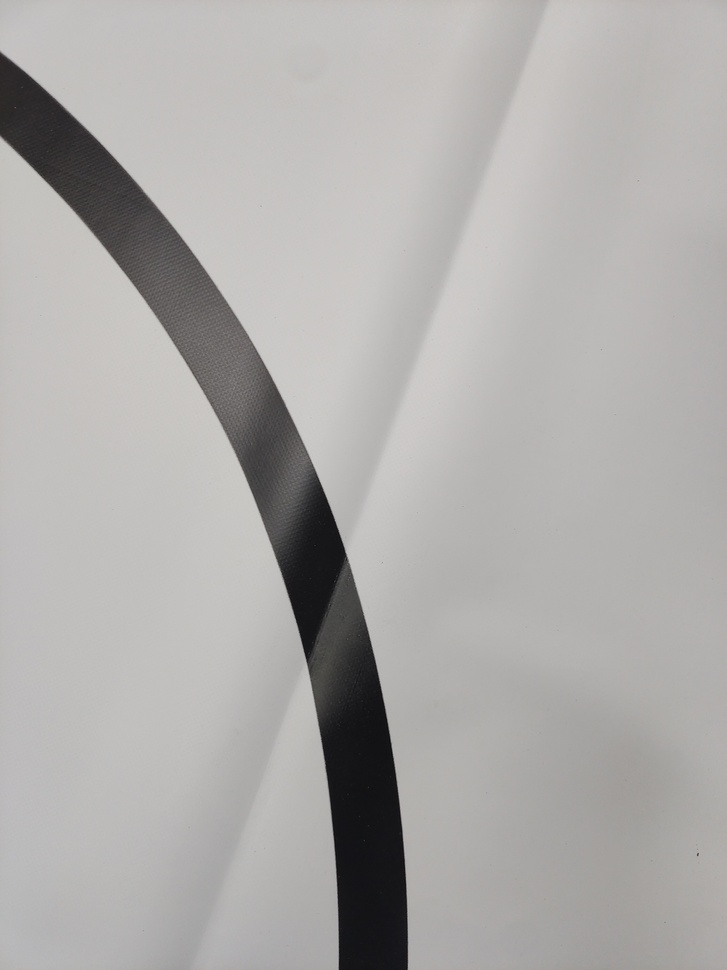
#> input picture train_data/P1/P1_No002.jpg, 727 x 970 px, shrunk from 3000 x 4000 before the run, found by its file name; its folder holds only this picture in this run
$ python p1_track_line.py
#> lines starting #> are read from the running program, lines starting #| are printed output that depends on the picture; after the words box and inside, x2 and y2 are one past the last pixel; in counts of white or black regions, pixels touching at a corner belong together
import argparse
import os
from random import sample

import cv2
import numpy as np


def process_folder(input_dir: str, output_dir: str, sample_size: int = 10) -> None:
#> called with input_dir = 'data/P1', output_dir = 'outputs/P1', sample_size = 10
    os.makedirs(output_dir, exist_ok=True)
    jpg_files = [
        os.path.join(input_dir, f)
        for f in os.listdir(input_dir)
        if f.lower().endswith(".jpg")
    ]
    files_to_process = jpg_files if len(jpg_files) <= sample_size else sample(jpg_files, sample_size)

    for filepath in files_to_process:
        filename = os.path.basename(filepath)
        img = cv2.imread(filepath)
#> img is the input picture: shape (970, 727, 3); mean B, G, R 170.6, 172.3, 174.1
        if img is None:
            print(f"Error: Unable to load image {filename}")
            continue

        gray = cv2.cvtColor(img, cv2.COLOR_BGR2GRAY)
        _, thresh = cv2.threshold(gray, 0, 255, cv2.THRESH_BINARY_INV + cv2.THRESH_OTSU)
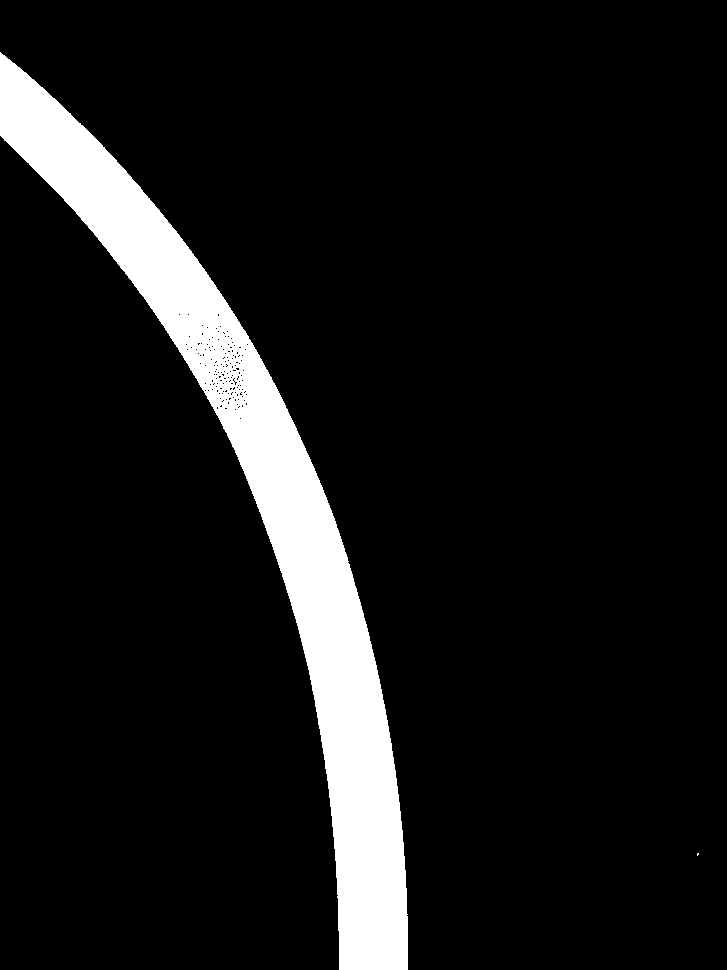
#> thresh: shape (970, 727); 9.3% white; 2 white regions (1 under 20 px)
        contours, _ = cv2.findContours(thresh, cv2.RETR_EXTERNAL, cv2.CHAIN_APPROX_SIMPLE)[-2:]
#> contours = 2 contours, 1 with area under 20; largest, box (x1, y1, x2, y2) and area: (0, 52, 408, 970) 65136
        c = max(contours, key=cv2.contourArea) if contours else None
#> c = contour of 798 points, box (x1, y1, x2, y2) (0, 52, 408, 970), area 65136

        direction = "unknown"
        angle = 0.0
        result_filename = filename

        if c is not None:
            hull = cv2.convexHull(c, returnPoints=True)
#> hull = contour of 51 points, box (x1, y1, x2, y2) (0, 52, 408, 970), area 124830
            cv2.drawContours(img, [hull], 0, (0, 255, 255), 20)

            point1, point2 = hull[0], hull[1]
#> point1 = [[4, 55]]; point2 = [[19, 67]]
            max_distance = cv2.norm(point1, point2)
#> max_distance = 19.21
            for i in range(len(hull)):
                for j in range(i + 1, len(hull)):
                    dist = cv2.norm(hull[i], hull[j])
                    if dist > max_distance:
                        max_distance = dist
                        point1, point2 = hull[i], hull[j]
#> this loop made 51 passes
#> after the loop, max_distance = 1003.3; point1 = [[407, 969]]; point2 = [[0, 52]]

            if point1[0][1] < point2[0][1]:
                upper_point, lower_point = point1[0], point2[0]
            else:
                upper_point, lower_point = point2[0], point1[0]
#> upper_point = [0, 52]; lower_point = [407, 969]

            horizontal_y = lower_point[1]
#> horizontal_y = 969
            new_lower_point = None
            intersection_dist = 0

            for i in range(len(hull)):
                p1 = hull[i][0]
                p2 = hull[(i + 1) % len(hull)][0]
                if (p1[1] <= horizontal_y <= p2[1]) or (p2[1] <= horizontal_y <= p1[1]):
                    if p2[1] != p1[1]:
                        t = (horizontal_y - p1[1]) / (p2[1] - p1[1])
                        intersect_x = p1[0] + t * (p2[0] - p1[0])
                        temp_dist = abs(intersect_x - lower_point[0])
                        if temp_dist > intersection_dist:
                            intersection_dist = temp_dist
                            new_lower_point = (int(intersect_x), int(horizontal_y))
#> this loop made 51 passes
#> (p2, t, intersect_x, temp_dist, intersection_dist, new_lower_point) on pass 49: ([0, 135], 0, 339, 68, 68, (339, 969))
#> after the loop, intersection_dist = 68

            if new_lower_point is not None:
                lower_point = new_lower_point
#> lower_point = (339, 969)
            else:
                lower_point = (int(lower_point[0]), int(lower_point[1]))

            point1 = (int(upper_point[0]), int(upper_point[1]))
#> point1 = (0, 52)
            point2 = (int(lower_point[0]), int(lower_point[1]))
#> point2 = (339, 969)

            if point1[0] == point2[0]:
                slope = "infinity"
                angle = 0.0
            else:
                slope = -(point2[1] - point1[1]) / (point2[0] - point1[0])
#> slope = -2.71
                angle_deg = np.degrees(np.arctan(slope))
#> angle_deg = -69.71
                angle = -(angle_deg - 90)
#> angle = 159.7
                if angle > 90:
                    angle -= 180
#> angle = -20.29
                elif angle <= -90:
                    angle += 180

            if slope != "infinity":
                if abs(angle) < 3:
                    direction = "straight"
                elif angle > 0:
                    direction = "right"
                else:
                    direction = "left"
            else:
                direction = "straight"

            print(f"{filename}: 角度={angle:.2f}° 方向={direction}")
#| P1_No002.jpg: 角度=-20.29° 方向=left
            stem, ext = os.path.splitext(filename)
            result_filename = f"{direction}_{stem}({angle:.1f}){ext}"
#> result_filename = 'left_P1_No002(-20.3).jpg'
            cv2.line(img, point1, point2, (0, 0, 255), 20)
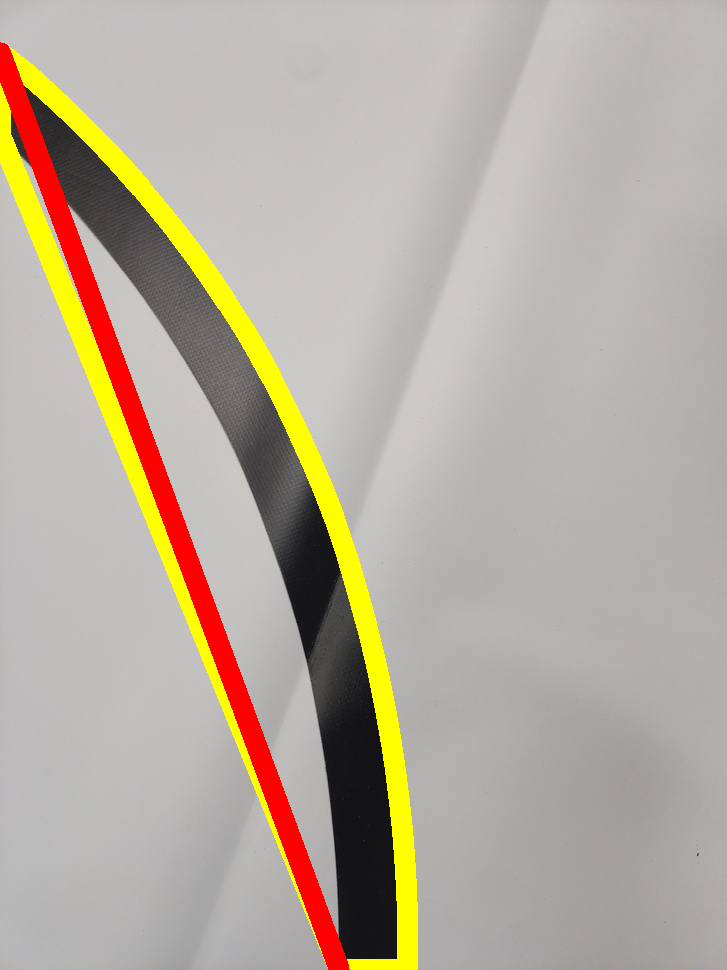
#> img: shape (970, 727, 3); mean B, G, R 159, 172.9, 181.9

        cv2.imwrite(os.path.join(output_dir, result_filename), img)


def main() -> None:
    parser = argparse.ArgumentParser(description="P1 轨道线方向识别")
    parser.add_argument("--input", default="data/P1", help="P1 图片目录")
    parser.add_argument("--output", default="outputs/P1", help="结果输出目录")
    parser.add_argument("--sample-size", type=int, default=10, help="随机抽样数量")
    args = parser.parse_args()
    process_folder(args.input, args.output, args.sample_size)


if __name__ == "__main__":
    main()

$ run again, on train_data/P1/P1_No010.jpg
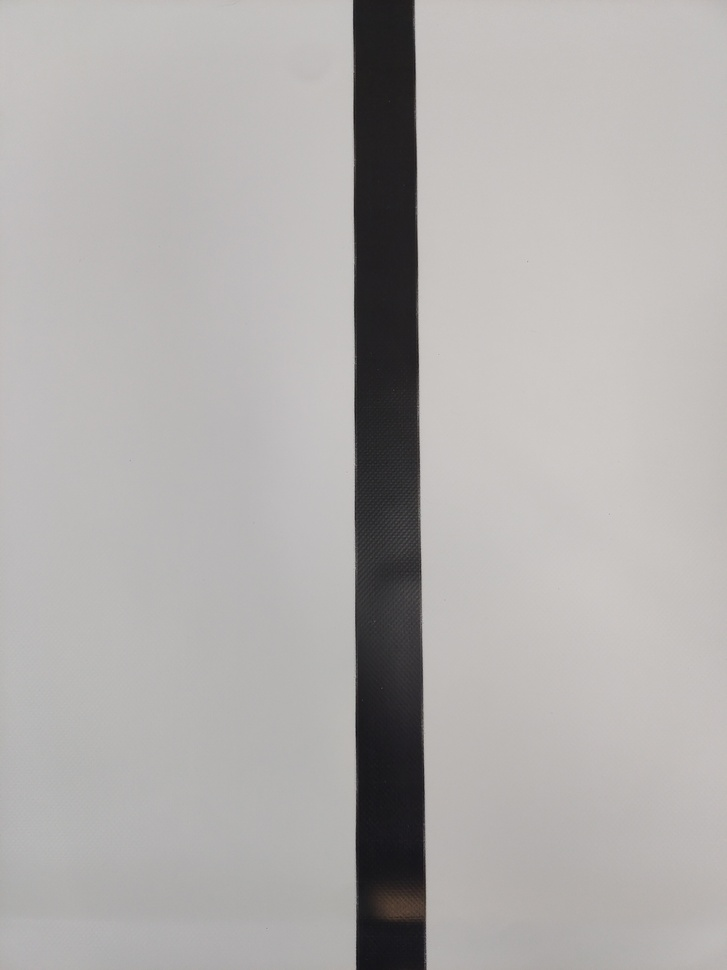
#> input picture train_data/P1/P1_No010.jpg, 727 x 970 px, shrunk from 3000 x 4000 before the run, found by its file name
#> in process_folder, img is the input picture: shape (970, 727, 3); mean B, G, R 172.4, 173.8, 176.5
#> in process_folder, `_, thresh = cv2.threshold(gray, 0, 255, cv2.THRESH_BINARY_INV + cv2.TH..`:
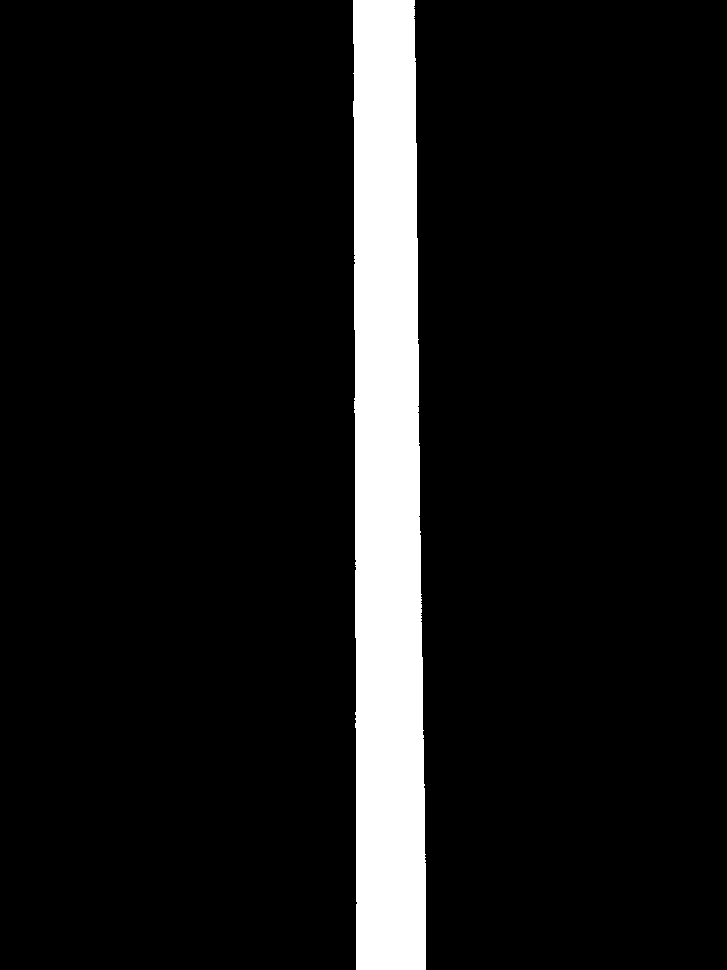
#> thresh: shape (970, 727); 9% white; 1 white region
#> contours = 1 contour; box (x1, y1, x2, y2) and area: (353, 0, 426, 970) 62496
#> c = contour of 160 points, box (x1, y1, x2, y2) (353, 0, 426, 970), area 62496
#> hull = [[414, 0], [415, 58], [425, 854], [425, 969], [356, 969], [355, 727], [353, 116], [353, 0]]
#> in process_folder, `point1, point2 = hull[0], hull[1]`: point1 = [[414, 0]]; point2 = [[415, 58]]
#> in process_folder, `max_distance = cv2.norm(point1, point2)`: max_distance = 58.01
#> the loop in process_folder, `for i in range(len(hull)):` made 8 passes
#> after the loop in process_folder, `for i in range(len(hull)):`: max_distance = 971.7; point1 = [[425, 969]]; point2 = [[353, 0]]
#> in process_folder, `upper_point, lower_point = point2[0], point1[0]`: upper_point = [353, 0]; lower_point = [425, 969]
#> horizontal_y = 969
#> the loop in process_folder, `for i in range(len(hull)):` made 8 passes
#> (p2, t, intersect_x, temp_dist, intersection_dist, new_lower_point) on pass 5: ([355, 727], 0, 356, 69, 69, (356, 969))
#> after the loop in process_folder, `for i in range(len(hull)):`: intersection_dist = 69
#> in process_folder, `lower_point = new_lower_point`: lower_point = (356, 969)
#> in process_folder, `point1 = (int(upper_point[0]), int(upper_point[1]))`: point1 = (353, 0)
#> in process_folder, `point2 = (int(lower_point[0]), int(lower_point[1]))`: point2 = (356, 969)
#> slope = -323
#> angle_deg = -89.82
#> in process_folder, `angle = -(angle_deg - 90)`: angle = 179.8
#> in process_folder, `angle -= 180`: angle = -0.177
#| P1_No010.jpg: 角度=-0.18° 方向=straight
#> result_filename = 'straight_P1_No010(-0.2).jpg'
#> in process_folder, `cv2.line(img, point1, point2, (0, 0, 255), 20)`:
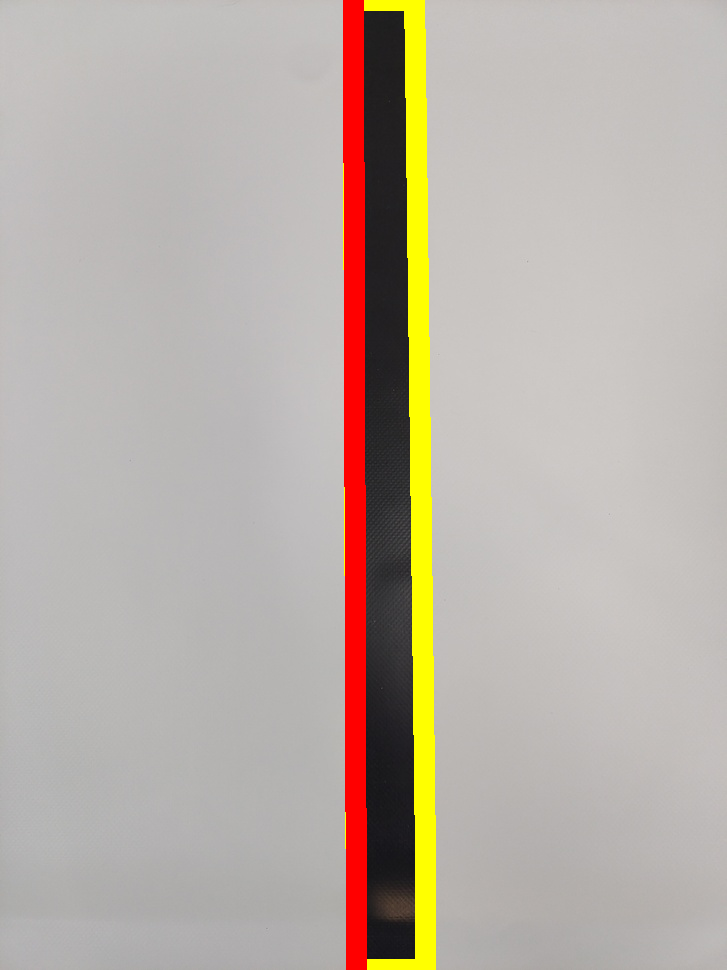
#> img: shape (970, 727, 3); mean B, G, R 165.7, 174.9, 184.8

$ run again, on train_data/P1/P1_No019.jpg
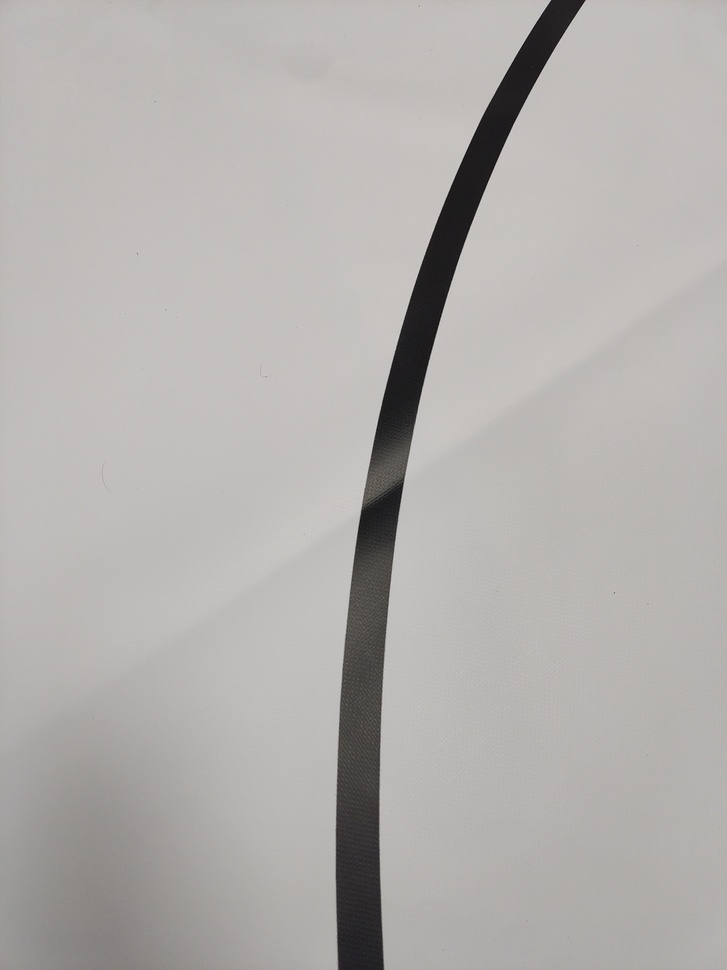
#> input picture train_data/P1/P1_No019.jpg, 727 x 970 px, shrunk from 3000 x 4000 before the run, found by its file name
#> in process_folder, img is the input picture: shape (970, 727, 3); mean B, G, R 173.8, 176.1, 178.7
#> in process_folder, `_, thresh = cv2.threshold(gray, 0, 255, cv2.THRESH_BINARY_INV + cv2.TH..`:
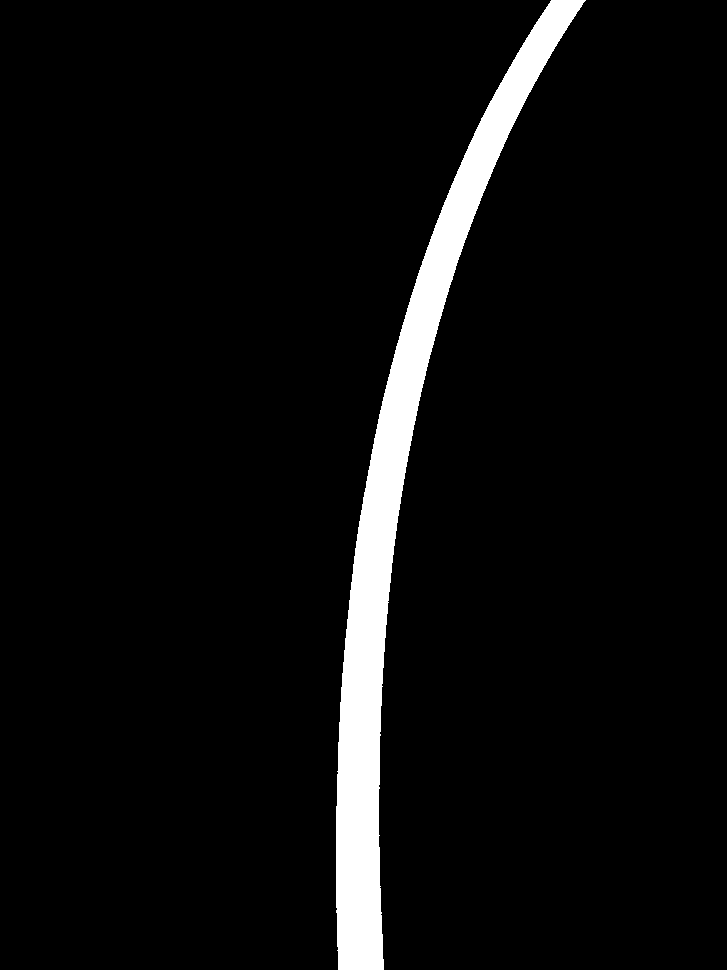
#> thresh: shape (970, 727); 5.3% white; 1 white region
#> contours = 1 contour; box (x1, y1, x2, y2) and area: (336, 0, 586, 970) 36508
#> c = contour of 809 points, box (x1, y1, x2, y2) (336, 0, 586, 970), area 36508
#> hull = contour of 46 points, box (x1, y1, x2, y2) (336, 0, 586, 970), area 90486
#> in process_folder, `point1, point2 = hull[0], hull[1]`: point1 = [[585, 0]]; point2 = [[383, 969]]
#> in process_folder, `max_distance = cv2.norm(point1, point2)`: max_distance = 989.8
#> the loop in process_folder, `for i in range(len(hull)):` made 46 passes
#> after the loop in process_folder, `for i in range(len(hull)):`: max_distance = 1000; point2 = [[338, 969]]
#> in process_folder, `upper_point, lower_point = point1[0], point2[0]`: upper_point = [585, 0]; lower_point = [338, 969]
#> horizontal_y = 969
#> the loop in process_folder, `for i in range(len(hull)):` made 46 passes
#> (p1, t, intersect_x, temp_dist, intersection_dist, new_lower_point) on pass 1: ([585, 0], 1, 383, 45, 45, (383, 969))
#> after the loop in process_folder, `for i in range(len(hull)):`: intersection_dist = 45
#> in process_folder, `lower_point = new_lower_point`: lower_point = (383, 969)
#> in process_folder, `point1 = (int(upper_point[0]), int(upper_point[1]))`: point1 = (585, 0)
#> in process_folder, `point2 = (int(lower_point[0]), int(lower_point[1]))`: point2 = (383, 969)
#> slope = 4.8
#> angle_deg = 78.22
#> angle = 11.78
#| P1_No019.jpg: 角度=11.78° 方向=right
#> result_filename = 'right_P1_No019(11.8).jpg'
#> in process_folder, `cv2.line(img, point1, point2, (0, 0, 255), 20)`:
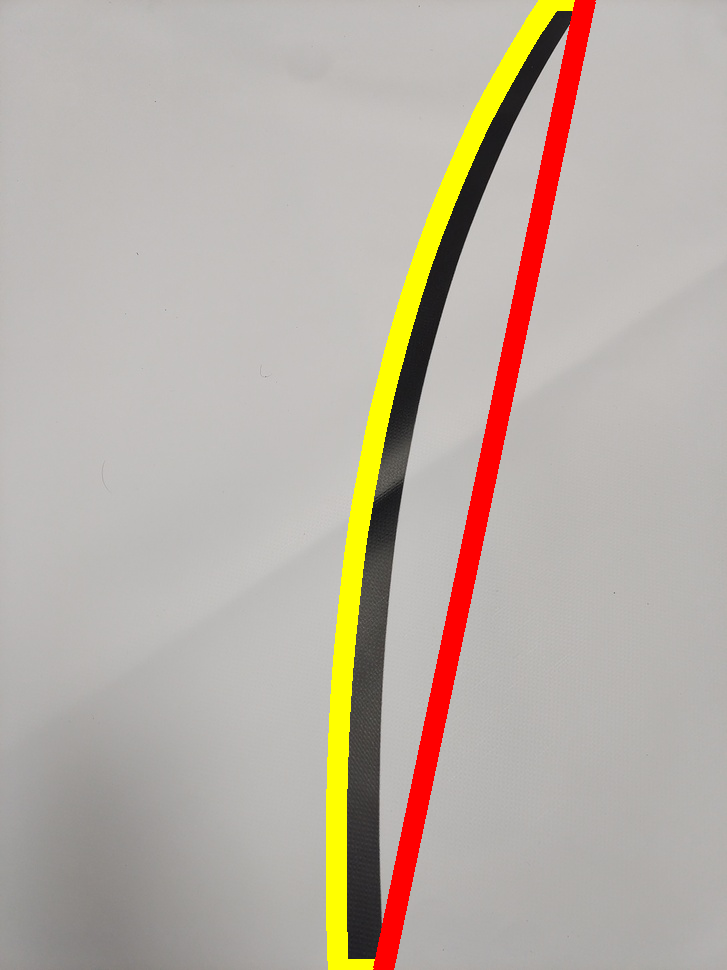
#> img: shape (970, 727, 3); mean B, G, R 164.9, 174.9, 184.9
